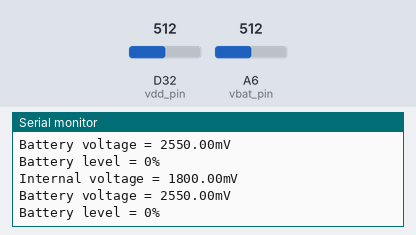
Simulated run of this sketch. Board: Arduino Due. On the bench: the last lines printed to the serial monitor. The inputs (shaded band) are chosen by the test bench; at power-on: D32 (vdd_pin) = 512, A6 (vbat_pin) = 512 (analog values on the 0–1023 scale).

Above: at 1.2 s.
1.3 s: D32 (vdd_pin) set to 716
At 2.6 s:
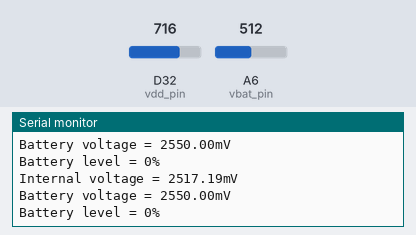
2.8 s: A6 (vbat_pin) set to 716
At 3.4 s:
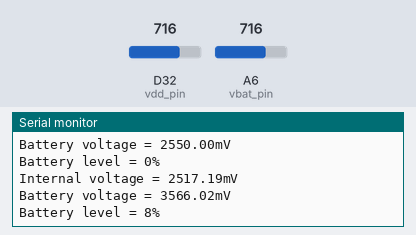
4.3 s: D32 (vdd_pin) set to 900
At 5.6 s:
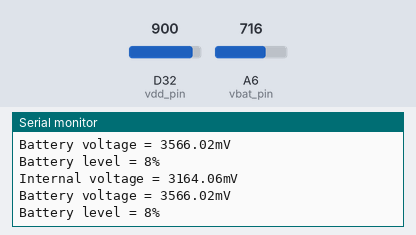
5.8 s: A6 (vbat_pin) set to 900
At 6.8 s:
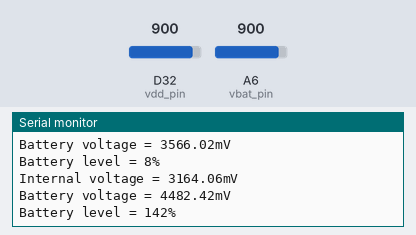
Timing chart, 0 to 8.3 s (numbered marks = the images above; inputs shaded):
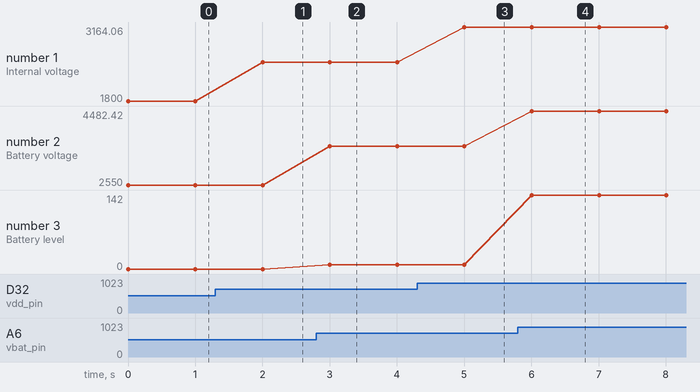

The sketch:

nrf52_read_vdd.ino
```cpp
int vdd_pin = 32;                // new imaginary pin
int vbat_pin = A6;               // voltage divider
#define V_MV_PER_LSB (0.87890625F)  // 3.6V ADC range and 12-bit ADC resolution = 3600mV/4096
#define VBAT_DIVIDER      (0.705882353F)   // 1.8M + 0.750M voltage divider on VBAT = (1.8M / (0.750M + 1.8M))
#define VBAT_DIVIDER_COMP (1.416666667F)   // Compensation factor for the VBAT divider ((0.750M + 1.8M) / 1.8M)

#define REAL_VBAT_MV_PER_LSB (VBAT_DIVIDER_COMP * V_MV_PER_LSB)


float readVDD(void) {
  float raw;
  // Get the raw 12-bit, 0..3000mV ADC value
  raw = analogRead(vdd_pin);

  return raw * V_MV_PER_LSB;
}

float readVBAT(void) {
  float raw;
  raw = analogRead(vbat_pin);

  return raw * REAL_VBAT_MV_PER_LSB;
}

uint8_t mvToPercent(float mvolts) {
  if(mvolts<3300)
    return 0;

  if(mvolts <3600) {
    mvolts -= 3300;
    return mvolts/30;
  }

  mvolts -= 3600;
  return 10 + (mvolts * 0.15F );  // thats mvolts /6.66666666
}

void setup() {
  Serial.begin(115200);
  // Set the analog reference to 3.6V (default = 3.6V)
  analogReference(AR_INTERNAL);

  // Set the resolution to 12-bit (0..4095)
  analogReadResolution(12); // Can be 8, 10, 12 or 14

  // Let the ADC settle
  delay(1);

  readVDD();
}

void loop() {
  Serial.println( "Internal voltage = " + String(readVDD()) + "mV" );
  float vbat_mv = readVBAT();
  Serial.println( "Battery voltage = " + String(vbat_mv) + "mV" );
  Serial.println( "Battery level = " + String(mvToPercent(vbat_mv)) + "%" );
  delay(1000);
}
```

Measured:
- after the input at 1.3 s, the serial monitor: prints a new line after 0.70 s (image 1)
- after the input at 2.8 s, the serial monitor: prints a new line after 0.20 s (image 2)
- after the input at 4.3 s, the serial monitor: prints a new line after 0.70 s (image 3)
- after the input at 5.8 s, the serial monitor: prints a new line after 0.21 s (image 4)
- plotted number 1: 1800 → 2517.19 after the input at 1.3 s, 2517.19 → 3164.06 after the input at 4.3 s
- plotted number 2: 2550 → 3566.02 after the input at 2.8 s, 3566.02 → 4482.42 after the input at 5.8 s
- plotted number 3: 0 → 8 after the input at 2.8 s, 8 → 142 after the input at 5.8 s
